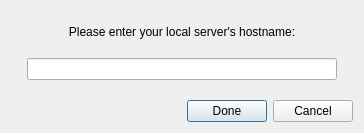
<?xml version="1.0" encoding="UTF-8"?>
<ui version="4.0">
 <class>ConnectionDialog</class>
 <widget class="QDialog" name="ConnectionDialog">
  <property name="geometry">
   <rect>
    <x>0</x>
    <y>0</y>
    <width>364</width>
    <height>133</height>
   </rect>
  </property>
  <property name="sizePolicy">
   <sizepolicy hsizetype="Preferred" vsizetype="Preferred">
    <horstretch>0</horstretch>
    <verstretch>0</verstretch>
   </sizepolicy>
  </property>
  <property name="windowTitle">
   <string>Connection</string>
  </property>
  <property name="layoutDirection">
   <enum>Qt::LeftToRight</enum>
  </property>
  <property name="modal">
   <bool>false</bool>
  </property>
  <layout class="QVBoxLayout" name="verticalLayout_2" stretch="2,1">
   <item>
    <layout class="QVBoxLayout" name="verticalLayout">
     <item>
      <spacer name="verticalSpacer_2">
       <property name="orientation">
        <enum>Qt::Vertical</enum>
       </property>
       <property name="sizeHint" stdset="0">
        <size>
         <width>20</width>
         <height>10</height>
        </size>
       </property>
      </spacer>
     </item>
     <item>
      <widget class="QLabel" name="hostnameLabel">
       <property name="layoutDirection">
        <enum>Qt::LeftToRight</enum>
       </property>
       <property name="text">
        <string>&lt;html&gt;&lt;head/&gt;&lt;body&gt;&lt;p align=&quot;center&quot;&gt;Please enter your local server's hostname:&lt;/p&gt;&lt;/body&gt;&lt;/html&gt;</string>
       </property>
       <property name="alignment">
        <set>Qt::AlignCenter</set>
       </property>
       <property name="wordWrap">
        <bool>true</bool>
       </property>
      </widget>
     </item>
     <item>
      <spacer name="verticalSpacer_3">
       <property name="orientation">
        <enum>Qt::Vertical</enum>
       </property>
       <property name="sizeHint" stdset="0">
        <size>
         <width>20</width>
         <height>10</height>
        </size>
       </property>
      </spacer>
     </item>
     <item alignment="Qt::AlignHCenter">
      <widget class="QLineEdit" name="hostnameInput">
       <property name="sizePolicy">
        <sizepolicy hsizetype="Preferred" vsizetype="Fixed">
         <horstretch>0</horstretch>
         <verstretch>0</verstretch>
        </sizepolicy>
       </property>
       <property name="minimumSize">
        <size>
         <width>310</width>
         <height>20</height>
        </size>
       </property>
       <property name="maximumSize">
        <size>
         <width>320</width>
         <height>30</height>
        </size>
       </property>
       <property name="layoutDirection">
        <enum>Qt::LeftToRight</enum>
       </property>
       <property name="locale">
        <locale language="English" country="UnitedKingdom"/>
       </property>
       <property name="alignment">
        <set>Qt::AlignLeading|Qt::AlignLeft|Qt::AlignVCenter</set>
       </property>
       <property name="clearButtonEnabled">
        <bool>false</bool>
       </property>
      </widget>
     </item>
     <item>
      <spacer name="verticalSpacer">
       <property name="orientation">
        <enum>Qt::Vertical</enum>
       </property>
       <property name="sizeHint" stdset="0">
        <size>
         <width>20</width>
         <height>10</height>
        </size>
       </property>
      </spacer>
     </item>
    </layout>
   </item>
   <item>
    <layout class="QHBoxLayout" name="horizontalLayout">
     <item>
      <spacer name="horizontalSpacer">
       <property name="orientation">
        <enum>Qt::Horizontal</enum>
       </property>
       <property name="sizeHint" stdset="0">
        <size>
         <width>40</width>
         <height>20</height>
        </size>
       </property>
      </spacer>
     </item>
     <item>
      <widget class="QPushButton" name="donePush">
       <property name="sizePolicy">
        <sizepolicy hsizetype="Fixed" vsizetype="Fixed">
         <horstretch>0</horstretch>
         <verstretch>0</verstretch>
        </sizepolicy>
       </property>
       <property name="text">
        <string>Done</string>
       </property>
       <property name="autoDefault">
        <bool>false</bool>
       </property>
       <property name="default">
        <bool>true</bool>
       </property>
      </widget>
     </item>
     <item>
      <widget class="QPushButton" name="cancelPush">
       <property name="sizePolicy">
        <sizepolicy hsizetype="Fixed" vsizetype="Fixed">
         <horstretch>0</horstretch>
         <verstretch>0</verstretch>
        </sizepolicy>
       </property>
       <property name="text">
        <string>Cancel</string>
       </property>
       <property name="autoDefault">
        <bool>false</bool>
       </property>
       <property name="default">
        <bool>false</bool>
       </property>
       <property name="flat">
        <bool>false</bool>
       </property>
      </widget>
     </item>
    </layout>
   </item>
  </layout>
 </widget>
 <layoutdefault spacing="6" margin="11"/>
 <tabstops>
  <tabstop>hostnameInput</tabstop>
  <tabstop>donePush</tabstop>
  <tabstop>cancelPush</tabstop>
 </tabstops>
 <resources/>
 <connections/>
</ui>
